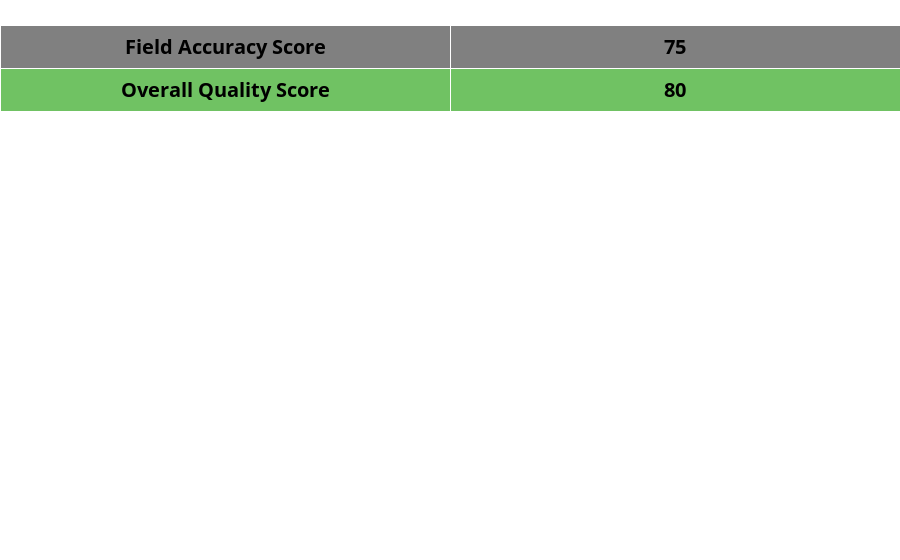
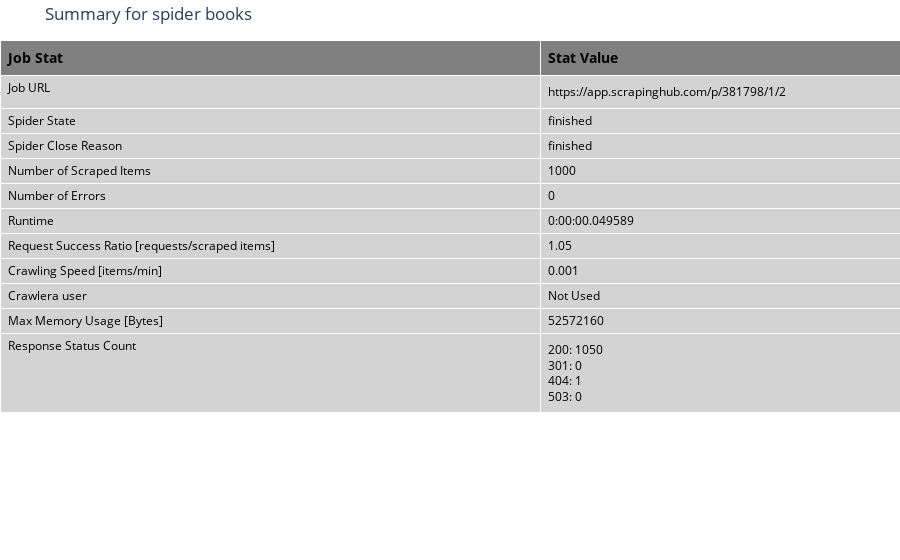
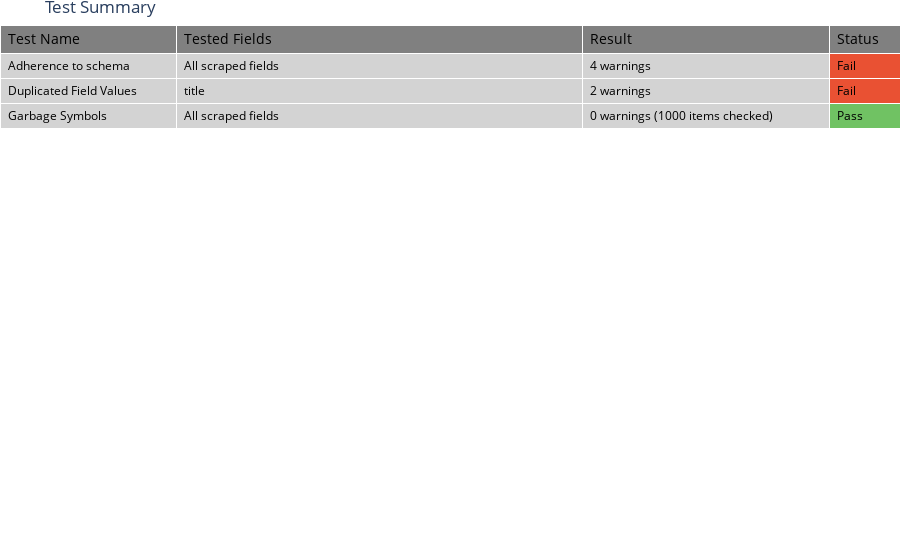
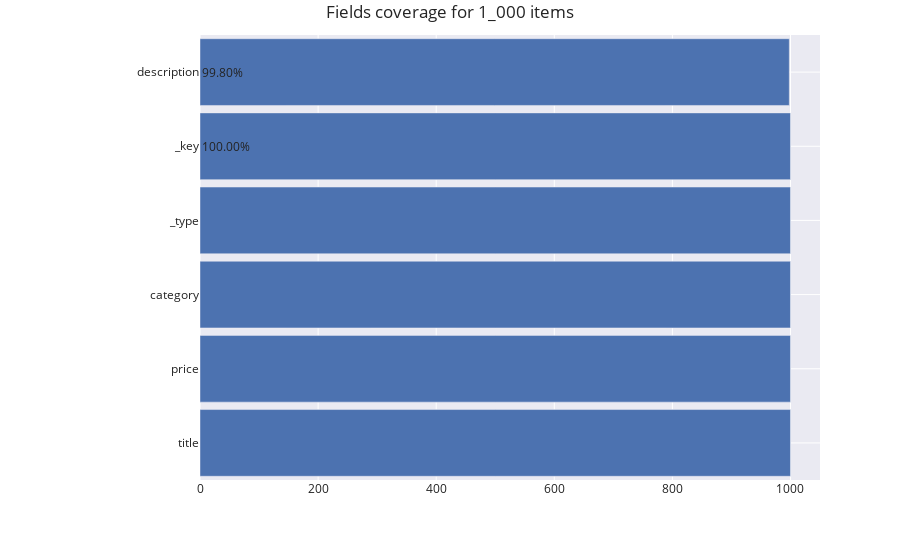

The code cell stored with these charts, in order, in its notebook:
### Code cell
a.data_quality_report()

### Figure 1 — Plotly figure (JSON) as saved in the notebook; plotly's stock layout.template omitted (floating-point values rounded to 4 significant figures)
{"data": [{"cells": {"fill": {"color": [["rgb(112,194,99)"]]}, "font": {"color": "black", "size": 20}, "values": [["<b>Overall Quality Score</b>"], ["<b>80</b>"]]}, "header": {"fill": {"color": "gray"}, "font": {"color": "black", "size": 20}, "values": ["<b>Field Accuracy Score</b>", "<b>75<b>"]}, "type": "table", "uid": "176caa43-3122-41b4-955e-11ba6f762f83"}], "layout": {"autosize": true, "margin": {"b": 25, "l": 0, "r": 0, "t": 25}}}

### Figure 2 — Plotly figure (JSON) as saved in the notebook; plotly's stock layout.template omitted (floating-point values rounded to 4 significant figures)
{"data": [{"cells": {"align": ["left", "left", "left", "left", "left"], "fill": {"color": "lightgrey"}, "font": {"color": "black", "size": 12}, "height": 25, "values": [["Job URL", "Spider State", "Spider Close Reason", "Number of Scraped Items", "Number of Errors", "Runtime", "Request Success Ratio [requests/scraped items]", "Crawling Speed [items/min]", "Crawlera user", "Max Memory Usage [Bytes]", "Response Status Count"], ["<a href=\"https://app.scrapinghub.com/p/381798/1/2\">https://app.scrapinghub.com/p/381798/1/2</a>", "finished", "finished", 1000, 0, "0:00:00.049589", 1.05, 0.001, "Not Used", 52572160, "200: 1050<br>301: 0<br>404: 1<br>503: 0<br>"]]}, "columnorder": [1, 2], "columnwidth": [300, 200], "header": {"align": ["left", "left", "left", "left", "left"], "fill": {"color": "gray"}, "font": {"color": "black", "size": 14}, "height": 30, "values": ["<b>Job Stat</b>", "<b>Stat Value</b>"]}, "type": "table", "uid": "b36c5da9-0647-4561-89d1-334a5a1d20cd"}], "layout": {"autosize": true, "margin": {"b": 25, "l": 0, "r": 0, "t": 40}, "title": {"text": "Summary for spider books"}}}

### Figure 3 — Plotly figure (JSON) as saved in the notebook; plotly's stock layout.template omitted (floating-point values rounded to 4 significant figures)
{"data": [{"cells": {"align": "left", "fill": {"color": ["lightgrey", "lightgrey", "lightgrey", ["rgb(233,81,51)", "rgb(233,81,51)", "rgb(112,194,99)"]]}, "font": {"color": "black", "size": 12}, "height": 25, "values": [["Adherence to schema", "Duplicated Field Values", "Garbage Symbols"], ["All scraped fields", ["title"], "All scraped fields"], ["4 warnings", "2 warnings", "0 warnings (1000 items checked)"], ["Fail", "Fail", "Pass"]]}, "columnwidth": [100, 230, 140, 40], "header": {"align": "left", "fill": {"color": "gray"}, "font": {"color": "black", "size": 14}, "values": ["Test Name", "Tested Fields", "Result", "Status"]}, "type": "table", "uid": "c73ed128-36a4-411e-9f89-75dba691aa67"}], "layout": {"autosize": true, "margin": {"b": 25, "l": 0, "r": 0, "t": 25}, "title": {"text": "Test Summary"}}}

### Figure 4 — Plotly figure (JSON) as saved in the notebook; plotly's stock layout.template omitted (floating-point values rounded to 4 significant figures)
{"data": [{"orientation": "h", "type": "bar", "uid": "31ddaf73-f56a-471f-b3df-5e806f68f868", "x": [1000, 1000, 1000, 1000, 1000, 998], "y": ["title", "price", "category", "_type", "_key", "description"]}], "layout": {"annotations": [{"showarrow": false, "text": "99.80%", "x": 0, "xref": "paper", "y": "description", "yref": "y"}, {"showarrow": false, "text": "100.00%", "x": 0, "xref": "paper", "y": "_key", "yref": "y"}], "autosize": true, "bargap": 0.1, "hovermode": "y", "margin": {"l": 200, "t": 35}, "title": {"text": "Fields coverage for 1_000 items"}, "xaxis": {"range": [0, 1050], "type": "linear"}, "yaxis": {"autorange": true, "range": [-0.5, 5.5], "type": "category"}}}
